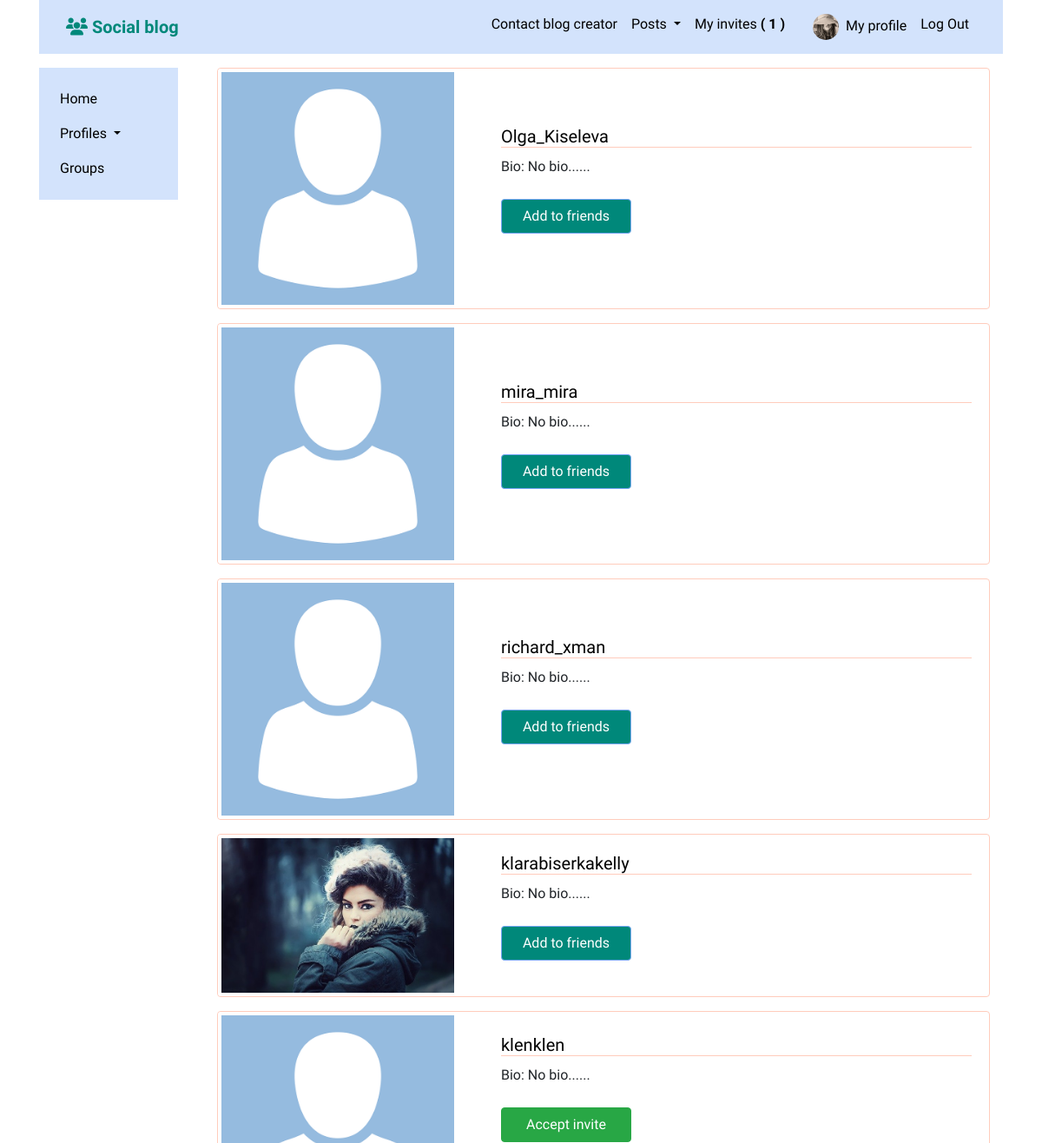
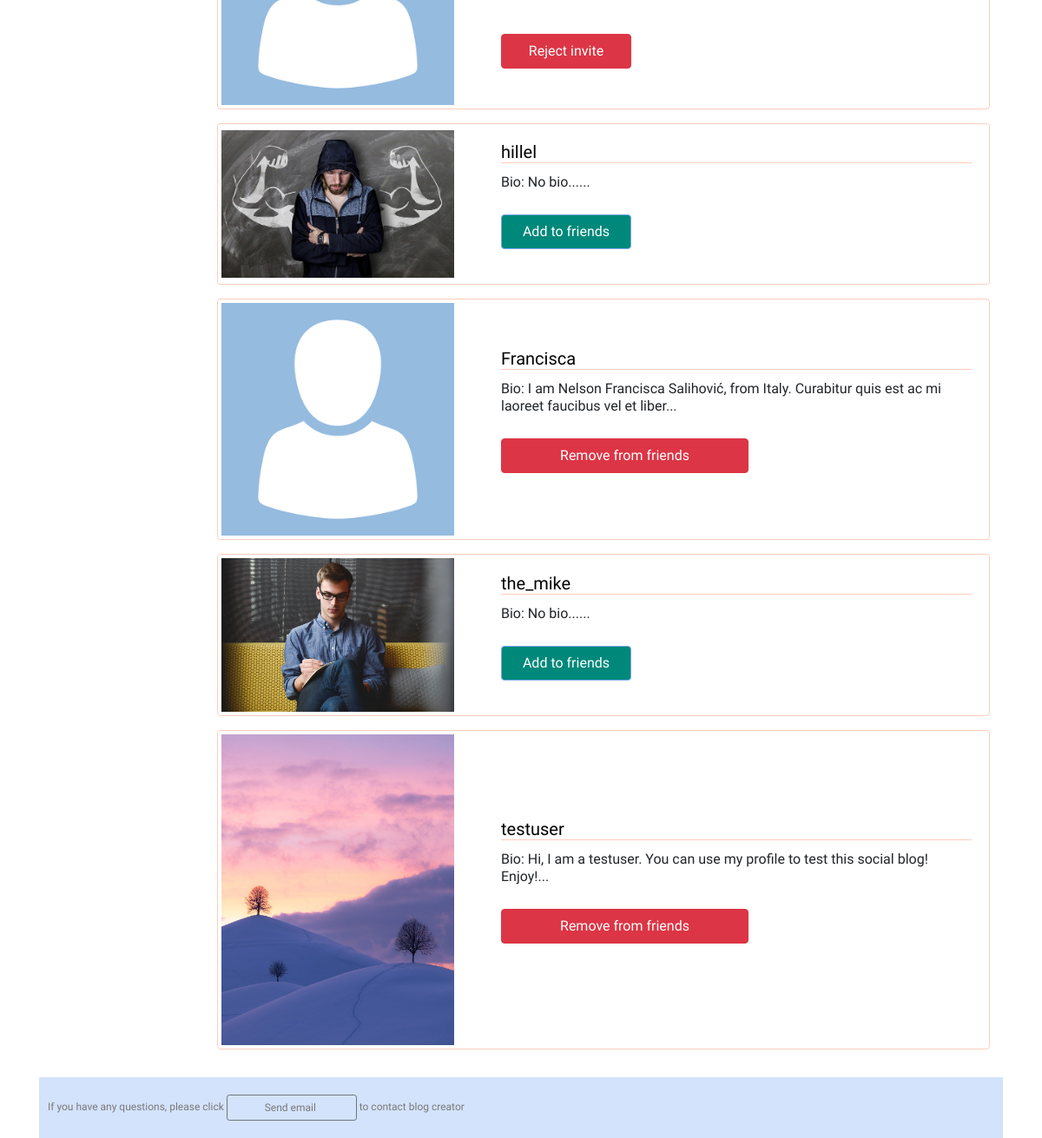
Page /profiles/ (signed in) on the committed database (2 pictures, top to bottom).
### profiles/models.py (models this page shows, shortened)
class Profile(models.Model):
    first_name = models.CharField(max_length=100, blank=True)
    last_name = models.CharField(max_length=100, blank=True)
    user = models.OneToOneField(User, on_delete=models.CASCADE)
    bio = models.TextField(default='No bio...')
    friends = models.ManyToManyField(User, related_name='friends', blank=True)
    email = models.EmailField(max_length=200, blank=True)
    country = models.CharField(max_length=200,blank=True)
    avatar = models.ImageField(default='avatar.png', upload_to='avatars/')
    slug = models.SlugField(unique=True, blank=True)
    updated = models.DateTimeField(auto_now=True)
    created = models.DateTimeField(auto_now_add=True)
    objects = ProfileManager()
    def get_absolute_url(self):
        return reverse('profiles:profile_detail_view', kwargs={'slug': self.slug})
    __initial_first_name = None
    __initial_last_name = None
    def __init__(self, *args, **kwargs):
        super().__init__(*args, **kwargs)
        self.__initial_first_name = self.first_name
        self.__initial_last_name = self.last_name
    class Meta:
        ordering = ['-created',]

### profiles/views.py (the view)
# urls.py: path('', views.ProfileListView.as_view(), name='all_profiles_list'),
class ProfileListView(generic.ListView, LoginRequiredMixin):
    model = Profile
    template_name = 'profiles/profile_list.html'
    context_object_name = 'qs'
    def get_queryset(self):
        qs = Profile.objects.get_all_profiles(self.request.user)
        return qs
    def get_context_data(self, **kwargs):
        context = super().get_context_data(**kwargs)
        user = User.objects.get(username__iexact=self.request.user.username)
        profile = Profile.objects.get(user=user)
        rel_r = Relationship.objects.filter(sender=profile)
        rel_s = Relationship.objects.filter(receiver=profile)
        rel_receiver = []
        rel_sender = []
        for item in rel_r:
            rel_receiver.append(item.receiver.user)
        for item in rel_s:
            rel_sender.append(item.sender.user)
        context['rel_receiver'] = rel_receiver
        context['rel_sender'] = rel_sender
        context['is_empty'] = False
        if len(self.get_queryset()) == 0:
            context['is_empty'] = True
        return context

### profiles/context_processors.py (called while the page is built)
def profile_pic(request):
    if request.user.is_authenticated:
        profile_obj = Profile.objects.get(user=request.user)
        pic = profile_obj.avatar
        return {'picture': pic}
    return {}

def invitations_no_rec(request):
    if request.user.is_authenticated:
        profile_obj = Profile.objects.get(user=request.user)
        qs_count = Relationship.objects.invitations_received(profile_obj).count()
        return {'invitations_no': qs_count}
    return {}

### profiles/models.py (called while the page is built)
    def get_all_profiles(self, me):
        profiles = Profile.objects.all().exclude(user=me)
        return profiles

    def invitations_received(self, receiver):
        qs = Relationship.objects.filter(receiver=receiver, status='send')
        return qs

### profiles/templates/profiles/profile_list.html (shortened to what this page needs)
<!DOCTYPE html>
{% extends 'base.html' %}
{% block content %}
<div class='container'>
    {% for obj in object_list %}
    <div class="card mb-3">
      <div class="row g-0">
        <div class="col-md-4 d-flex align-items-center">
          <a href="{{obj.get_absolute_url}}" ><img class="img-thumbnail" src="{{obj.avatar.url}}"></a>
        </div>
        <div class="col-md-8 d-flex align-items-center">
          <div class="card-body">
            <a href="{{obj.get_absolute_url}}"><h5 class="card-title profile_name">{{obj.user}}</h5></a>
            <h6 class="card-text">Bio: {{obj.bio|slice:100}}...</h6>
            {% if obj.user not in rel_receiver and obj.user not in rel_sender %}
                <form method="POST" action="{% url 'profiles:send_invite'%}">
                  <button type="submit" class="btn btn-primary">Add to friends</button>
                </form>
            {% endif %}
            {% if request.user in obj.friends.all %}
                <form method='POST' action="{% url 'profiles:remove_friend'%}">
                  <button type="submit" class="btn btn-danger long_button">Remove from friends</button>
                </form>
            {% endif %}
            {% if obj.user in rel_sender and request.user not in obj.friends.all %}
                <form method="post" action="{% url 'profiles:accept_invite' %}">
                  <button class="btn btn-success" type="submit">Accept invite</button>
                </form>
                <form method="post" action="{% url 'profiles:reject_invite' %}">
                  <button class="btn btn-danger" type="submit">Reject invite</button>
                </form>
          {% endif %}
          </div>
        </div>
      </div>
    </div>
    {% endfor %}
</div>
{% endblock content %}

### static/social_blog/css/master.css (style rules this page uses)
a { color: rgb(0, 0, 0); }
.btn-primary { background:#00887A ; color: rgb(255, 255, 255); border-color:#77A6F7 ; }
.long_button { width: 285px !important; height: 40px; }
.btn { margin-bottom: 20px; margin-top: 20px; width: 150px; height: 40px; }
.card-title { border-bottom: 1px solid #FFCCBC; }
.card { margin-bottom: 20px; background-color: white; border: 1px solid#FFCCBC; }
.img-thumbnail { border: none; background: white; }
.post_content, .profile_name, .line_content { border-bottom: 1px solid #FFCCBC; }

### rows in the picture
Profile: avatar (placeholder picture), user "Olga_Kiseleva", bio "No bio..."
Profile: avatar (placeholder picture), user "mira_mira", bio "No bio..."
Profile: avatar (placeholder picture), user "richard_xman", bio "No bio..."
Profile: avatar (picture), user "klarabiserkakelly", bio "No bio..."
Profile: avatar (placeholder picture), user "klenklen", bio "No bio..."
Profile: avatar (picture), user "hillel", bio "No bio..."
Profile: avatar (placeholder picture), user "Francisca", bio "I am Nelson Francisca Salihović, from Italy. Curabitur quis est ac mi laoreet faucibus vel et liber"
Profile: avatar (picture), user "the_mike", bio "No bio..."
Profile: avatar (picture), user "testuser", bio "Hi, I am a testuser. You can use my profile to test this social blog! Enjoy!"

### other values in the picture
{{ invitations_no }} "1"
